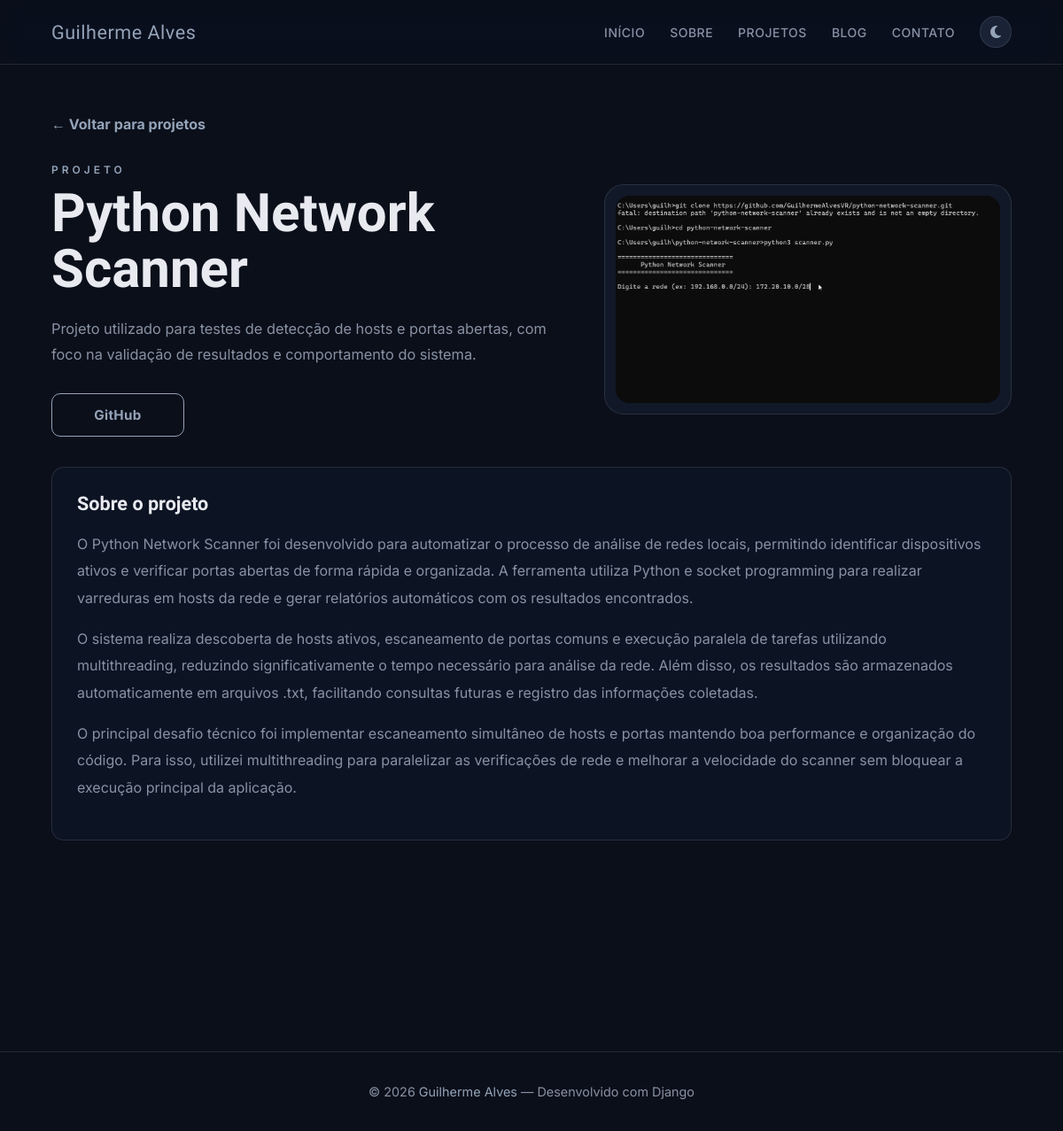
Page /projeto/python-network-scanner/ on the committed database.
### core/models.py (models this page shows, shortened)
class Project(models.Model):
    title = models.CharField(max_length=100)
    slug = models.SlugField(unique=True, blank=True)
    description = models.TextField()
    full_description = models.TextField(blank=True, null=True)
    image = models.ImageField(upload_to="projects/", blank=True, null=True)
    gif = models.FileField(upload_to="projects/gifs/", blank=True, null=True)
    github_link = models.URLField(blank=True)
    deploy_link = models.URLField(blank=True)
    technologies = models.ManyToManyField(Technology, blank=True)
    created_at = models.DateField(auto_now_add=True)
    order = models.PositiveIntegerField(default=0)
    class Meta:
        ordering = ["order", "-created_at"]

### core/views.py (the view)
# urls.py: path("projeto/<slug:slug>/", project_detail, name="project_detail"),
def project_detail(request, slug):
    project = get_object_or_404(Project, slug=slug)
    return render(request, "core/project_detail.html", {
        "project": project,
        "meta_description": project.description,
        "meta_image_url": request.build_absolute_uri(
            project.image.url if project.image else static("core/img/perfil.png")
        ),
    })

### core/templates/core/project_detail.html (shortened to what this page needs)
{% extends "core/base.html" %}
{% load static %}
{% block content %}
<main class="project-detail-page">
    <div class="container">
        <a href="{% url 'home' %}#projetos" class="detail-back-link">&larr; Voltar para projetos</a>
        <section class="project-detail-hero">
            <div>
                <p class="section-label">Projeto</p>
                <h1 class="project-detail-title">{{ project.title }}</h1>
                <p class="project-detail-description">{{ project.description }}</p>
                <div class="project-links detail-actions">
                    {% if project.github_link %}
                    <a href="{{ project.github_link }}" target="_blank" rel="noopener noreferrer" class="btn btn-outline">GitHub</a>
                    {% endif %}
                </div>
            </div>
            {% if project.gif %}
            <div class="project-detail-media">
                <img src="{{ project.gif.url }}" alt="Prévia do projeto {{ project.title }}" loading="lazy" data-lightbox="{{ project.gif.url }}" style="cursor:zoom-in">
            </div>
            {% elif project.image %}
            <div class="project-detail-media">
                <img src="{{ project.image.url }}" alt="Imagem do projeto {{ project.title }}" loading="lazy" data-lightbox="{{ project.image.url }}" style="cursor:zoom-in">
            </div>
            {% endif %}
        </section>
        {% if project.full_description %}
        <section class="project-detail-card reveal">
            <h2>Sobre o projeto</h2>
            <div class="modal-text">{{ project.full_description|linebreaks }}</div>
        </section>
        {% endif %}
    </div>
</main>
{% endblock %}

### core/static/core/css/style.css (style rules this page uses)
:root { --bg: #0b0f1a; --bg2: #111827; --bg3: #1a2235; --gold: #94a3b8; --gold-light: #cbd5e1; --text: #e8eaf0; --muted: #8892a4; --border: rgba(148,163,184,.18); --radius: 14px; --error: #ef4444; --success: #22c55e; --primary: #6366f1; --primary-light: #818cf8; }
*, *::before, *::after { margin:0; padding:0; box-sizing:border-box; }
html { scroll-behavior: smooth; }
body { font-family: 'Inter', sans-serif; background: var(--bg); color: var(--text); overflow-x: hidden; transition: background .3s, color .3s; }
a { text-decoration: none; color: inherit; }
.container { max-width: 1140px; margin: auto; padding: 0 28px; }
.section-label { font-size: .75rem; font-weight: 600; letter-spacing: 4px; text-transform: uppercase; color: var(--gold); margin-bottom: 10px; }
.project-links { display: flex; gap: 10px; flex-wrap: wrap; }
.btn { display: inline-flex; align-items: center; justify-content: center; min-width: 150px; gap: 6px; padding: 14px 28px; border-radius: 10px; font-weight: 700; font-size: .95rem; letter-spacing: .3px; text-decoration: none; transition: all .25s ease; cursor: pointer; }
.btn-outline { background: transparent; color: var(--gold); border: 1px solid var(--gold); }
.modal-text { color: var(--muted); font-size: 1rem; line-height: 1.9; }
.modal-text p { margin-bottom: 16px; }
.project-detail-page { padding: 130px 0 90px; }
.detail-back-link { display: inline-block; color: var(--gold); font-weight: 700; margin-bottom: 34px; }
.project-detail-hero { display: grid; grid-template-columns: minmax(0, 1fr) minmax(320px, 460px); gap: 54px; align-items: center; margin-bottom: 34px; }
.project-detail-title { font-family: 'Sora', sans-serif; font-size: clamp(2.4rem, 5vw, 4.5rem); line-height: 1.05; margin-bottom: 22px; }
.project-detail-description { max-width: 640px; color: var(--muted); font-size: 1.02rem; line-height: 1.8; }
.detail-actions { margin-top: 28px; }
.project-detail-media { background: var(--bg2); border: 1px solid var(--border); border-radius: 22px; padding: 12px; overflow: hidden; }
.project-detail-media img { width: 100%; max-height: 360px; object-fit: contain; display: block; border-radius: 16px; background: #050816; }
.project-detail-card { background: rgba(17,24,39,.5); backdrop-filter: blur(8px) saturate(160%); -webkit-backdrop-filter: blur(8px) saturate(160%); border: 1px solid var(--border); border-radius: var(--radius); padding: 28px; margin-top: 22px; }
.project-detail-card h2 { font-family: 'Sora', sans-serif; font-size: 1.35rem; margin-bottom: 18px; }
.reveal { opacity: 0; transform: translateY(30px); transition: opacity .6s ease, transform .6s ease; }
.reveal.revealed { opacity: 1; transform: translateY(0); }

### rows in the picture
Project: title "Python Network Scanner", description "Projeto utilizado para testes de detecção de hosts e portas abertas, com foco na validação de resultados e comportamento do sistema.", gif (picture), full_description "O Python Network Scanner foi desenvolvido para automatizar o processo de análise de redes locais, permitindo identificar dispositivos ativos e verificar portas abertas de forma rápida e organizada. A ferramenta utiliza Python e socket programming para realizar varreduras em hosts da rede e gerar relatórios automáticos com os resultados encontrados. O sistema realiza descoberta de hosts ativos, escaneamento de portas comuns e execução paralela de tarefas utilizando multithreading, reduzindo significativamente o tempo necessário para análise da rede. Além disso, os resultados são armazenados automaticamente em arquivos .txt, facilitando consultas futuras e registro das informações coletadas.…"
